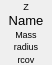
<?xml version="1.0" encoding="UTF-8"?>
<ui version="4.0">
 <class>atomicData</class>
 <widget class="QWidget" name="atomicData">
  <property name="geometry">
   <rect>
    <x>0</x>
    <y>0</y>
    <width>52</width>
    <height>65</height>
   </rect>
  </property>
  <property name="focusPolicy">
   <enum>Qt::NoFocus</enum>
  </property>
  <property name="windowTitle">
   <string/>
  </property>
  <property name="styleSheet">
   <string notr="true"/>
  </property>
  <layout class="QVBoxLayout" name="verticalLayout">
   <property name="spacing">
    <number>0</number>
   </property>
   <property name="leftMargin">
    <number>0</number>
   </property>
   <property name="topMargin">
    <number>0</number>
   </property>
   <property name="rightMargin">
    <number>0</number>
   </property>
   <property name="bottomMargin">
    <number>0</number>
   </property>
   <item>
    <widget class="QLabel" name="z">
     <property name="font">
      <font>
       <pointsize>7</pointsize>
      </font>
     </property>
     <property name="text">
      <string notr="true">Z</string>
     </property>
     <property name="alignment">
      <set>Qt::AlignCenter</set>
     </property>
    </widget>
   </item>
   <item>
    <widget class="QLabel" name="name">
     <property name="font">
      <font>
       <pointsize>10</pointsize>
      </font>
     </property>
     <property name="text">
      <string>Name</string>
     </property>
     <property name="alignment">
      <set>Qt::AlignCenter</set>
     </property>
    </widget>
   </item>
   <item>
    <widget class="QLabel" name="mass">
     <property name="font">
      <font>
       <pointsize>7</pointsize>
      </font>
     </property>
     <property name="text">
      <string>Mass</string>
     </property>
     <property name="alignment">
      <set>Qt::AlignCenter</set>
     </property>
    </widget>
   </item>
   <item>
    <widget class="QLabel" name="radius">
     <property name="font">
      <font>
       <pointsize>7</pointsize>
      </font>
     </property>
     <property name="text">
      <string>radius</string>
     </property>
     <property name="alignment">
      <set>Qt::AlignCenter</set>
     </property>
    </widget>
   </item>
   <item>
    <widget class="QLabel" name="rcov">
     <property name="font">
      <font>
       <pointsize>7</pointsize>
      </font>
     </property>
     <property name="text">
      <string>rcov</string>
     </property>
     <property name="alignment">
      <set>Qt::AlignCenter</set>
     </property>
    </widget>
   </item>
  </layout>
 </widget>
 <resources/>
 <connections/>
</ui>
